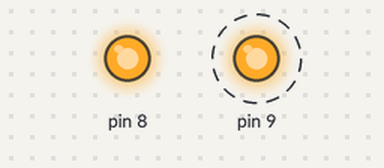
A sketch run on a simulated Arduino Uno, built with avr-gcc and run on an emulated ATmega328P. Shown: output pins drawn as LEDs (lit = HIGH). Dashed ring = blinking.

Above: at 0.5 s.
Timing chart, 0 to 3.0 s (numbered marks = the images above):
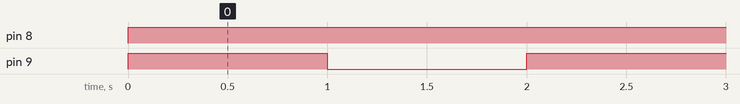

Measured:
- by itself, pin 8: LOW → HIGH at 0.00 s
- by itself, pin 9: alternates HIGH for 1.0 s and LOW for 1.0 s

The sketch:

dctest.ino
```cpp
//tests the two dc motors

void setup() {
  //dc motors connected to pins 8 and 9
pinMode(9, OUTPUT);
pinMode(8, OUTPUT);

}

void loop() {
  //starts the motor, then stops it after a second's delay to test it
digitalWrite(9, HIGH);
digitalWrite(8, HIGH);
delay(1000);
digitalWrite(9, LOW);
digitalWrite(8, HIGH);
delay(1000);

}
```
